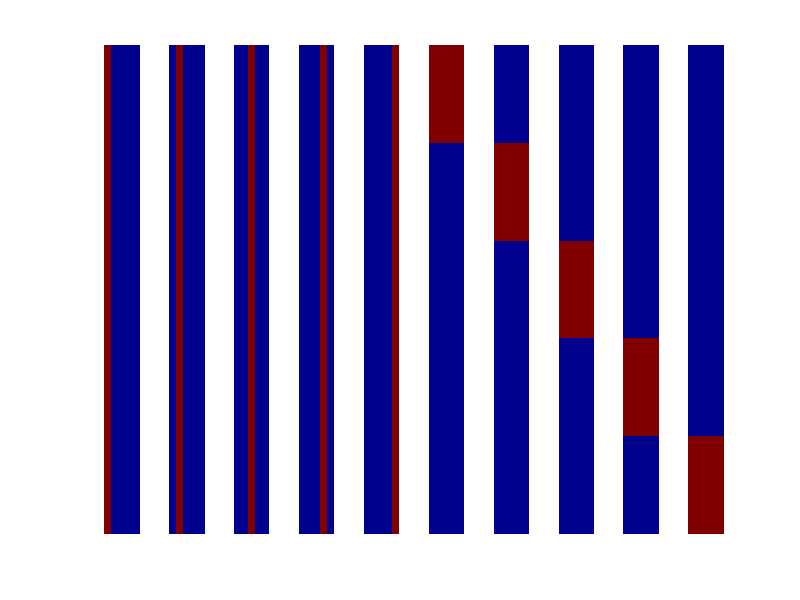

MATLAB code for this plot: (Note: this script raises an error after producing the figure.)
function [copora_V] = demo_lda()
%   this is a demo of LDA modeling 
%   the demo is a simulation of the experiment displayed in "Finding scientific topics
%   by: T. L. Griffiths, and M. Steyvers In: Proceedings of the National Academy of Sciences, 
%   Vol. 101, Nr. Suppl. 1 (April 2004) , p. 5228-5235."
%   --------------------------------------------------------------
%   author: Hanchen Xiong , University of Innsbruck
%   --------------------------------------------------------------
N_m=200;                 % the number of words in each document
M=100;                   % the number of document
coporal=cell(M,1);       % generated 100 random documents (for visualization)
coporal_V=cell(M,1);     % 100 document with a sequence of words

z_w=zeros(10,25);        % the p(word|topc) with 10 topics and 25 words 
w_position=zeros(25,2);  % the 2D position correspond different indices
% specify word index-position correspondence
% -------------------------------------------------------------
% |  1  |  2  |  3  |  4  |  5  | 
% |  6  |  7  |  8  |  9  |  10 |
% |  11 |  12 |  13 |  14 |  15 |
% |  16 |  17 |  18 |  19 |  20 |
% |  21 |  22 |  23 |  24 |  25 |
%---------------------------------------------------------------
for i=1:5
    for j=1:5
        w_position((i-1)*5+j,1)=i;
        w_position((i-1)*5+j,2)=j;
    end;
end;
   
%---------------------------------------------------------------
% spcify the the p(word|topc) with 10 topics and 25 words
for i=1:5;
    for j=1:5
        z_w(i,i+(j-1)*5)=0.2;
        z_w(i+5,(i-1)*5+j)=0.2;
    end;
end;

%---------------------------------------------------------------
% visualization p(word|topc)
figure(1);
set (gcf,'Position',[200,600,1000,80], 'color','w')
for k=1:10
    topic_matrxi=zeros(5,5);
    for i=1:25
        topic_matrix(w_position(i,1),(w_position(i,2)))=z_w(k,i);
    end;
    subplot(1,10,k); 
    imagesc(topic_matrix);
    colormap('jet');
    axis off;
end;

%---------------------------------------------------------------
% sample M images generated by LDA generative process
alpha=ones(1,10);
for i=1:M
    image=zeros(5,5);
    sequence=zeros(1,N_m);
    pi=sample_dirichlet(alpha);   % sample a pi accordint to p(pi|alpha);
    for n=1:N_m
        k=find(mnrnd(1,pi));         % sample a topic accordtion to pi
        idx=find(mnrnd(1,z_w(k,:)));  % sample a word accordtion to p(word|topic_k)
        x=w_position(idx,1); y=w_position(idx,2);  % find the position of word pp;
        image(x,y)=image(x,y)+1;
        sequence(n)=idx;
    end;
    copora{i,1}=image;
    copora_V{i,1}=sequence;
end;

%---------------------------------------------------------------
% visualization of generated M images
figure(2);
set (gcf,'Position',[200,200,800,950], 'color','w')
for i=1:100
    subplot(10,10,i); 
    imagesc(copora{i,1});
    colormap('jet');
    axis off;
end;

lda_gibbs_sampler(copora_V,10,25);
end

